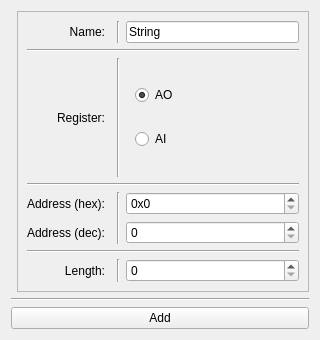
<?xml version="1.0" encoding="UTF-8"?>
<ui version="4.0">
 <class>InspectSHMAddCharArray</class>
 <widget class="QWidget" name="InspectSHMAddCharArray">
  <property name="geometry">
   <rect>
    <x>0</x>
    <y>0</y>
    <width>320</width>
    <height>340</height>
   </rect>
  </property>
  <property name="minimumSize">
   <size>
    <width>320</width>
    <height>150</height>
   </size>
  </property>
  <property name="maximumSize">
   <size>
    <width>16777215</width>
    <height>16777215</height>
   </size>
  </property>
  <property name="windowTitle">
   <string>Add Char Array</string>
  </property>
  <layout class="QGridLayout" name="gridLayout">
   <item row="3" column="0" colspan="2">
    <widget class="QPushButton" name="button_add">
     <property name="text">
      <string>Add</string>
     </property>
    </widget>
   </item>
   <item row="2" column="0" colspan="2">
    <widget class="Line" name="line">
     <property name="orientation">
      <enum>Qt::Horizontal</enum>
     </property>
    </widget>
   </item>
   <item row="1" column="1">
    <widget class="QScrollArea" name="scrollArea">
     <property name="widgetResizable">
      <bool>true</bool>
     </property>
     <widget class="QWidget" name="scrollAreaWidgetContents">
      <property name="geometry">
       <rect>
        <x>0</x>
        <y>0</y>
        <width>298</width>
        <height>275</height>
       </rect>
      </property>
      <layout class="QGridLayout" name="gridLayout_2">
       <item row="4" column="3">
        <widget class="QSpinBox" name="address">
         <property name="sizePolicy">
          <sizepolicy hsizetype="Minimum" vsizetype="Fixed">
           <horstretch>0</horstretch>
           <verstretch>0</verstretch>
          </sizepolicy>
         </property>
         <property name="prefix">
          <string>0x</string>
         </property>
         <property name="displayIntegerBase">
          <number>16</number>
         </property>
        </widget>
       </item>
       <item row="0" column="3">
        <widget class="QLineEdit" name="name">
         <property name="text">
          <string>String</string>
         </property>
        </widget>
       </item>
       <item row="2" column="0">
        <widget class="QLabel" name="label_3">
         <property name="text">
          <string>Register:</string>
         </property>
         <property name="alignment">
          <set>Qt::AlignRight|Qt::AlignTrailing|Qt::AlignVCenter</set>
         </property>
        </widget>
       </item>
       <item row="2" column="3">
        <widget class="QWidget" name="widget" native="true">
         <layout class="QGridLayout" name="gridLayout_3">
          <item row="0" column="0">
           <widget class="QRadioButton" name="reg_AO">
            <property name="text">
             <string>AO</string>
            </property>
            <property name="checked">
             <bool>true</bool>
            </property>
           </widget>
          </item>
          <item row="1" column="0">
           <widget class="QRadioButton" name="reg_AI">
            <property name="text">
             <string>AI</string>
            </property>
           </widget>
          </item>
         </layout>
        </widget>
       </item>
       <item row="4" column="0">
        <widget class="QLabel" name="label_2">
         <property name="sizePolicy">
          <sizepolicy hsizetype="Maximum" vsizetype="Preferred">
           <horstretch>0</horstretch>
           <verstretch>0</verstretch>
          </sizepolicy>
         </property>
         <property name="text">
          <string>Address (hex):</string>
         </property>
         <property name="alignment">
          <set>Qt::AlignRight|Qt::AlignTrailing|Qt::AlignVCenter</set>
         </property>
        </widget>
       </item>
       <item row="9" column="3">
        <widget class="QSpinBox" name="length"/>
       </item>
       <item row="9" column="2">
        <widget class="Line" name="line_7">
         <property name="orientation">
          <enum>Qt::Vertical</enum>
         </property>
        </widget>
       </item>
       <item row="8" column="0" colspan="4">
        <widget class="Line" name="line_6">
         <property name="orientation">
          <enum>Qt::Horizontal</enum>
         </property>
        </widget>
       </item>
       <item row="3" column="0" colspan="4">
        <widget class="Line" name="line_3">
         <property name="orientation">
          <enum>Qt::Horizontal</enum>
         </property>
        </widget>
       </item>
       <item row="1" column="0" colspan="4">
        <widget class="Line" name="line_2">
         <property name="orientation">
          <enum>Qt::Horizontal</enum>
         </property>
        </widget>
       </item>
       <item row="0" column="0">
        <widget class="QLabel" name="label_4">
         <property name="text">
          <string>Name:</string>
         </property>
         <property name="alignment">
          <set>Qt::AlignRight|Qt::AlignTrailing|Qt::AlignVCenter</set>
         </property>
        </widget>
       </item>
       <item row="5" column="0">
        <widget class="QLabel" name="label_6">
         <property name="sizePolicy">
          <sizepolicy hsizetype="Maximum" vsizetype="Preferred">
           <horstretch>0</horstretch>
           <verstretch>0</verstretch>
          </sizepolicy>
         </property>
         <property name="text">
          <string>Address (dec):</string>
         </property>
         <property name="alignment">
          <set>Qt::AlignRight|Qt::AlignTrailing|Qt::AlignVCenter</set>
         </property>
        </widget>
       </item>
       <item row="4" column="2" rowspan="2">
        <widget class="Line" name="line_8">
         <property name="orientation">
          <enum>Qt::Vertical</enum>
         </property>
        </widget>
       </item>
       <item row="5" column="3">
        <widget class="QSpinBox" name="address_dec">
         <property name="sizePolicy">
          <sizepolicy hsizetype="Expanding" vsizetype="Fixed">
           <horstretch>0</horstretch>
           <verstretch>0</verstretch>
          </sizepolicy>
         </property>
         <property name="minimumSize">
          <size>
           <width>80</width>
           <height>0</height>
          </size>
         </property>
        </widget>
       </item>
       <item row="9" column="0">
        <widget class="QLabel" name="label">
         <property name="text">
          <string>Length:</string>
         </property>
         <property name="alignment">
          <set>Qt::AlignRight|Qt::AlignTrailing|Qt::AlignVCenter</set>
         </property>
        </widget>
       </item>
       <item row="2" column="2">
        <widget class="Line" name="line_4">
         <property name="orientation">
          <enum>Qt::Vertical</enum>
         </property>
        </widget>
       </item>
       <item row="0" column="2">
        <widget class="Line" name="line_5">
         <property name="orientation">
          <enum>Qt::Vertical</enum>
         </property>
        </widget>
       </item>
      </layout>
     </widget>
    </widget>
   </item>
  </layout>
 </widget>
 <resources/>
 <connections/>
</ui>
